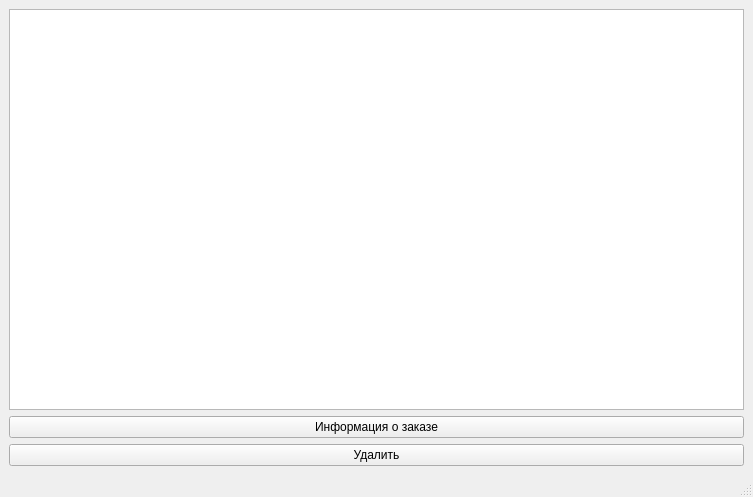
<?xml version="1.0" encoding="UTF-8"?>
<ui version="4.0">
 <class>MainWindow</class>
 <widget class="QMainWindow" name="MainWindow">
  <property name="geometry">
   <rect>
    <x>0</x>
    <y>0</y>
    <width>753</width>
    <height>497</height>
   </rect>
  </property>
  <property name="minimumSize">
   <size>
    <width>753</width>
    <height>497</height>
   </size>
  </property>
  <property name="maximumSize">
   <size>
    <width>753</width>
    <height>497</height>
   </size>
  </property>
  <property name="windowTitle">
   <string>MainWindow</string>
  </property>
  <widget class="QWidget" name="centralwidget">
   <layout class="QGridLayout" name="gridLayout">
    <item row="1" column="0">
     <widget class="QTableWidget" name="tableWidget">
      <property name="sizePolicy">
       <sizepolicy hsizetype="Expanding" vsizetype="Expanding">
        <horstretch>0</horstretch>
        <verstretch>0</verstretch>
       </sizepolicy>
      </property>
     </widget>
    </item>
    <item row="2" column="0">
     <widget class="QPushButton" name="pushButton_3">
      <property name="text">
       <string>Информация о заказе</string>
      </property>
     </widget>
    </item>
    <item row="3" column="0">
     <widget class="QPushButton" name="pushButton_2">
      <property name="text">
       <string>Удалить</string>
      </property>
     </widget>
    </item>
   </layout>
  </widget>
  <widget class="QStatusBar" name="statusbar"/>
 </widget>
 <resources/>
 <connections/>
</ui>
